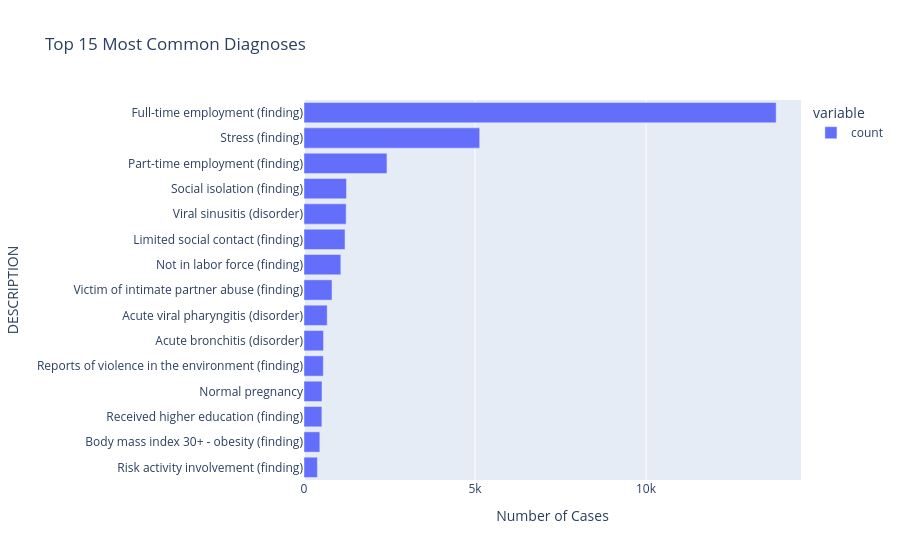

Source (notebook cell):
### Code cell
fig = px.bar(
    diagnosis_counts.sort_values(),
    orientation="h",
    title="Top 15 Most Common Diagnoses",
    labels={
        "value": "Number of Cases",
        "index": "Diagnosis"
    }
)

fig.show()

### Figure 1 — Plotly figure (JSON) as saved in the notebook; plotly's stock layout.template omitted (floating-point values rounded to 4 significant figures)
{"data": [{"hovertemplate": "variable=count<br>Number of Cases=%{x}<br>DESCRIPTION=%{y}<extra></extra>", "legendgroup": "count", "marker": {"color": "#636efa", "pattern": {"shape": ""}}, "name": "count", "orientation": "h", "showlegend": true, "textposition": "auto", "type": "bar", "x": [392, 463, 523, 527, 565, 571, 678, 819, 1077, 1200, 1233, 1243, 2426, 5137, 13805], "xaxis": "x", "y": ["Risk activity involvement (finding)", "Body mass index 30+ - obesity (finding)", "Received higher education (finding)", "Normal pregnancy", "Reports of violence in the environment (finding)", "Acute bronchitis (disorder)", "Acute viral pharyngitis (disorder)", "Victim of intimate partner abuse (finding)", "Not in labor force (finding)", "Limited social contact (finding)", "Viral sinusitis (disorder)", "Social isolation (finding)", "Part-time employment (finding)", "Stress (finding)", "Full-time employment (finding)"], "yaxis": "y"}], "layout": {"barmode": "relative", "legend": {"title": {"text": "variable"}, "tracegroupgap": 0}, "title": {"text": "Top 15 Most Common Diagnoses"}, "xaxis": {"anchor": "y", "domain": [0, 1], "title": {"text": "Number of Cases"}}, "yaxis": {"anchor": "x", "domain": [0, 1], "title": {"text": "DESCRIPTION"}}}}
